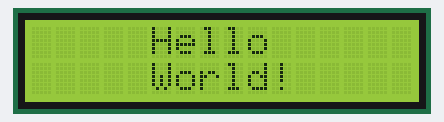
This sketch was run on a simulated Arduino Uno, built with avr-gcc and run on an emulated ATmega328P. Parts: 16×2 character LCD.

Above: at 0.1 s.
At 0.6 s:
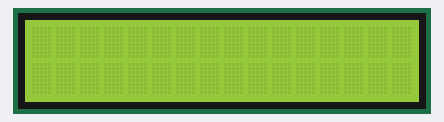

The sketch:

HelloWorldLCD.ino
```cpp
// (licence header left out)
#include <LCD_I2C.h>

LCD_I2C lcd(0x27); // Default address of most PCF8574 modules, change according

void setup()
{
    lcd.begin(); // If you are using more I2C devices using the Wire library use lcd.begin(false)
                 // this stop the library(LCD_I2C) from calling Wire.begin()
    lcd.backlight();
}

void loop()
{
    lcd.print("     Hello"); // You can make spaces using well... spaces
    lcd.setCursor(5, 1); // Or setting the cursor in the desired position.
    lcd.print("World!");
    delay(500);

    lcd.backlight();
    lcd.clear();
    delay(500);
}
```

Measured:
- what the display in image 1 shows lasts 0.5 s, from 0.6 s to 1.1 s
